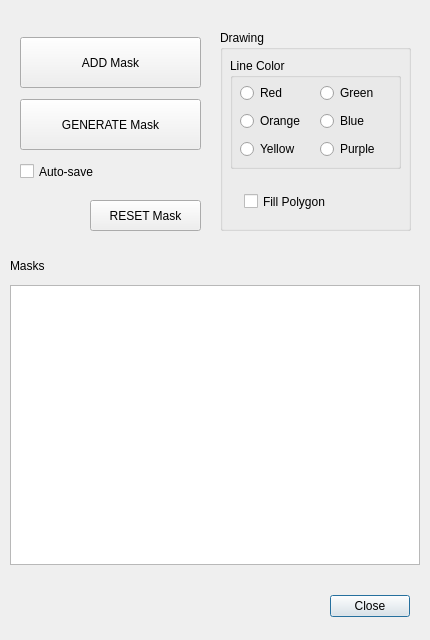
<?xml version="1.0" encoding="UTF-8"?>
<ui version="4.0">
 <class>Dialog</class>
 <widget class="QDialog" name="Dialog">
  <property name="geometry">
   <rect>
    <x>0</x>
    <y>0</y>
    <width>430</width>
    <height>640</height>
   </rect>
  </property>
  <property name="windowTitle">
   <string>Mask Editor</string>
  </property>
  <widget class="QDialogButtonBox" name="buttonBox_Close">
   <property name="geometry">
    <rect>
     <x>310</x>
     <y>590</y>
     <width>120</width>
     <height>32</height>
    </rect>
   </property>
   <property name="orientation">
    <enum>Qt::Horizontal</enum>
   </property>
   <property name="standardButtons">
    <set>QDialogButtonBox::Close</set>
   </property>
   <property name="centerButtons">
    <bool>true</bool>
   </property>
  </widget>
  <widget class="QPushButton" name="pushButton_ResetMask">
   <property name="geometry">
    <rect>
     <x>90</x>
     <y>200</y>
     <width>111</width>
     <height>31</height>
    </rect>
   </property>
   <property name="text">
    <string>RESET Mask</string>
   </property>
  </widget>
  <widget class="QPushButton" name="pushButton_GenerateMask">
   <property name="geometry">
    <rect>
     <x>20</x>
     <y>99</y>
     <width>181</width>
     <height>51</height>
    </rect>
   </property>
   <property name="autoFillBackground">
    <bool>false</bool>
   </property>
   <property name="text">
    <string>GENERATE Mask</string>
   </property>
   <property name="flat">
    <bool>false</bool>
   </property>
  </widget>
  <widget class="QCheckBox" name="checkBox_MaskAutoSave">
   <property name="geometry">
    <rect>
     <x>20</x>
     <y>156</y>
     <width>181</width>
     <height>31</height>
    </rect>
   </property>
   <property name="text">
    <string>Auto-save</string>
   </property>
  </widget>
  <widget class="QGroupBox" name="groupBox">
   <property name="geometry">
    <rect>
     <x>220</x>
     <y>30</y>
     <width>191</width>
     <height>201</height>
    </rect>
   </property>
   <property name="title">
    <string>Drawing</string>
   </property>
   <widget class="QGroupBox" name="groupBox_DrawingColor">
    <property name="geometry">
     <rect>
      <x>10</x>
      <y>28</y>
      <width>171</width>
      <height>111</height>
     </rect>
    </property>
    <property name="title">
     <string>Line Color</string>
    </property>
    <widget class="QRadioButton" name="radioButton_DrawingColor_Red">
     <property name="geometry">
      <rect>
       <x>10</x>
       <y>25</y>
       <width>95</width>
       <height>20</height>
      </rect>
     </property>
     <property name="text">
      <string>Red</string>
     </property>
    </widget>
    <widget class="QRadioButton" name="radioButton_DrawingColor_Orange">
     <property name="geometry">
      <rect>
       <x>10</x>
       <y>53</y>
       <width>95</width>
       <height>20</height>
      </rect>
     </property>
     <property name="text">
      <string>Orange</string>
     </property>
    </widget>
    <widget class="QRadioButton" name="radioButton_DrawingColor_Yellow">
     <property name="geometry">
      <rect>
       <x>10</x>
       <y>81</y>
       <width>95</width>
       <height>20</height>
      </rect>
     </property>
     <property name="text">
      <string>Yellow</string>
     </property>
    </widget>
    <widget class="QRadioButton" name="radioButton_DrawingColor_Green">
     <property name="geometry">
      <rect>
       <x>90</x>
       <y>25</y>
       <width>95</width>
       <height>20</height>
      </rect>
     </property>
     <property name="text">
      <string>Green</string>
     </property>
    </widget>
    <widget class="QRadioButton" name="radioButton_DrawingColor_Blue">
     <property name="geometry">
      <rect>
       <x>90</x>
       <y>53</y>
       <width>95</width>
       <height>20</height>
      </rect>
     </property>
     <property name="text">
      <string>Blue</string>
     </property>
    </widget>
    <widget class="QRadioButton" name="radioButton_DrawingColor_Purple">
     <property name="geometry">
      <rect>
       <x>90</x>
       <y>81</y>
       <width>95</width>
       <height>20</height>
      </rect>
     </property>
     <property name="text">
      <string>Purple</string>
     </property>
    </widget>
   </widget>
   <widget class="QCheckBox" name="checkBox_FillPolygon">
    <property name="geometry">
     <rect>
      <x>24</x>
      <y>161</y>
      <width>151</width>
      <height>21</height>
     </rect>
    </property>
    <property name="text">
     <string>Fill Polygon</string>
    </property>
   </widget>
  </widget>
  <widget class="QPushButton" name="pushButton_AddMask">
   <property name="geometry">
    <rect>
     <x>20</x>
     <y>37</y>
     <width>181</width>
     <height>51</height>
    </rect>
   </property>
   <property name="autoFillBackground">
    <bool>false</bool>
   </property>
   <property name="text">
    <string>ADD Mask</string>
   </property>
   <property name="flat">
    <bool>false</bool>
   </property>
  </widget>
  <widget class="QTableWidget" name="tableWidget">
   <property name="geometry">
    <rect>
     <x>10</x>
     <y>285</y>
     <width>410</width>
     <height>280</height>
    </rect>
   </property>
  </widget>
  <widget class="QLabel" name="label">
   <property name="geometry">
    <rect>
     <x>10</x>
     <y>250</y>
     <width>181</width>
     <height>31</height>
    </rect>
   </property>
   <property name="text">
    <string>Masks</string>
   </property>
  </widget>
 </widget>
 <resources/>
 <connections>
  <connection>
   <sender>buttonBox_Close</sender>
   <signal>accepted()</signal>
   <receiver>Dialog</receiver>
   <slot>accept()</slot>
   <hints>
    <hint type="sourcelabel">
     <x>248</x>
     <y>254</y>
    </hint>
    <hint type="destinationlabel">
     <x>157</x>
     <y>274</y>
    </hint>
   </hints>
  </connection>
  <connection>
   <sender>buttonBox_Close</sender>
   <signal>rejected()</signal>
   <receiver>Dialog</receiver>
   <slot>reject()</slot>
   <hints>
    <hint type="sourcelabel">
     <x>316</x>
     <y>260</y>
    </hint>
    <hint type="destinationlabel">
     <x>286</x>
     <y>274</y>
    </hint>
   </hints>
  </connection>
 </connections>
</ui>
